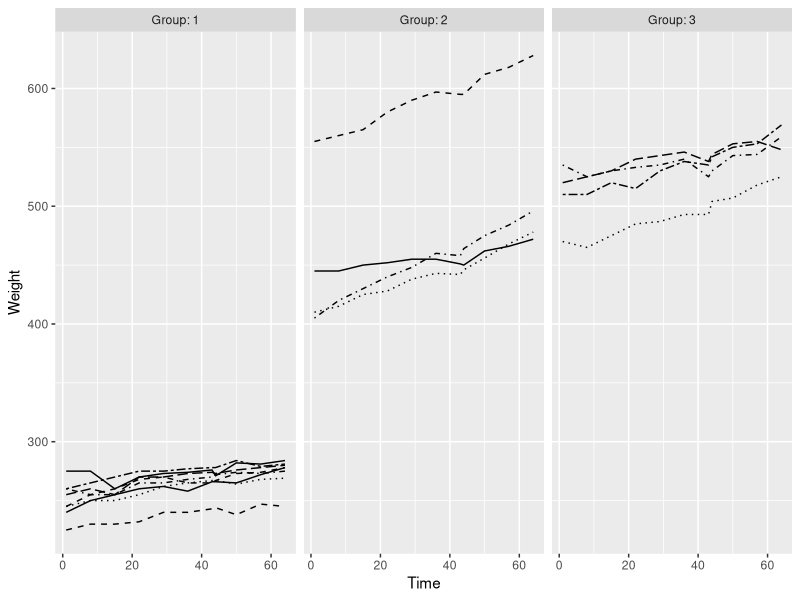
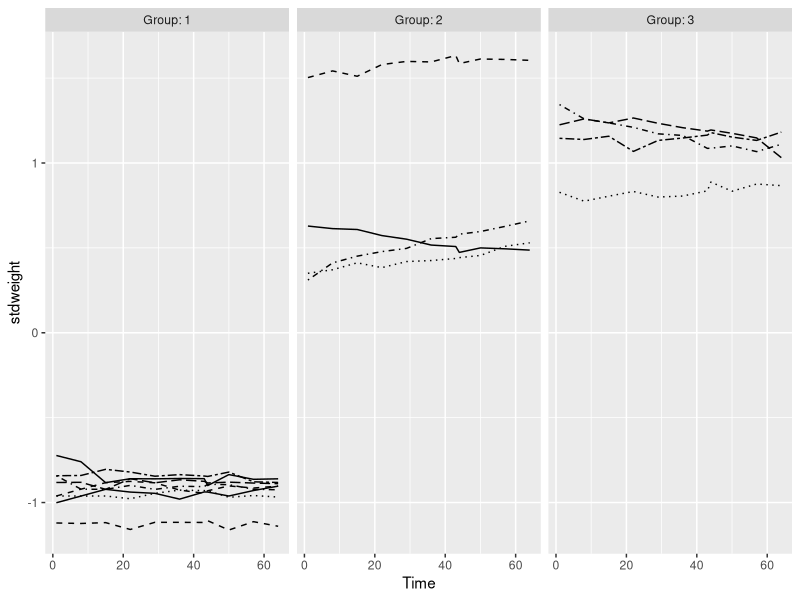

These figures' R source, in order:
## ---- chunk 1
library(dplyr)
library(tidyr)
library(ggplot2)
library(GGally)
## ---- chunk 2
BPRSL <- read.csv("bprsl.csv")
str(BPRSL)
## ---- chunk 3
BPRSL$treatment <- factor(BPRSL$treatment)
BPRSL$subject <- factor(BPRSL$subject)
BPRSL$weeks <- as.character(BPRSL$weeks)

glimpse(BPRSL)
## ---- chunk 4
RATSL <- read.csv("rats.csv")
glimpse(RATSL)
## ---- chunk 5
RATSL$ID <- factor(RATSL$ID)
RATSL$Group <- factor(RATSL$Group)
RATSL$WD <- as.character(RATSL$WD)
glimpse(RATSL)
## ---- chunk 6

library(dplyr)
library(tidyr)
library(ggplot2)
library(GGally)

ggplot(RATSL, aes(x = Time, y = Weight, linetype = ID)) +
  geom_line() +
  scale_linetype_manual(values = rep(1:10, times=4)) +
  facet_grid(. ~ Group, labeller = label_both) +
  theme(legend.position = "none") + 
  scale_y_continuous(limits = c(min(225), max(628)))
## ---- chunk 7
summary(RATSL$Weight)
## ---- chunk 8
RATSLS <- RATSL %>%
  group_by(Time) %>%
  mutate(stdweight = (Weight - mean(Weight))/sd(Weight) ) %>%
  ungroup()

glimpse(RATSLS)
## ---- chunk 9
ggplot(RATSLS, aes(x = Time, y = stdweight, linetype = ID)) +
  geom_line() +
  scale_linetype_manual(values = rep(1:10, times=4)) +
  facet_grid(. ~ Group, labeller = label_both) +
  theme(legend.position = "none")

